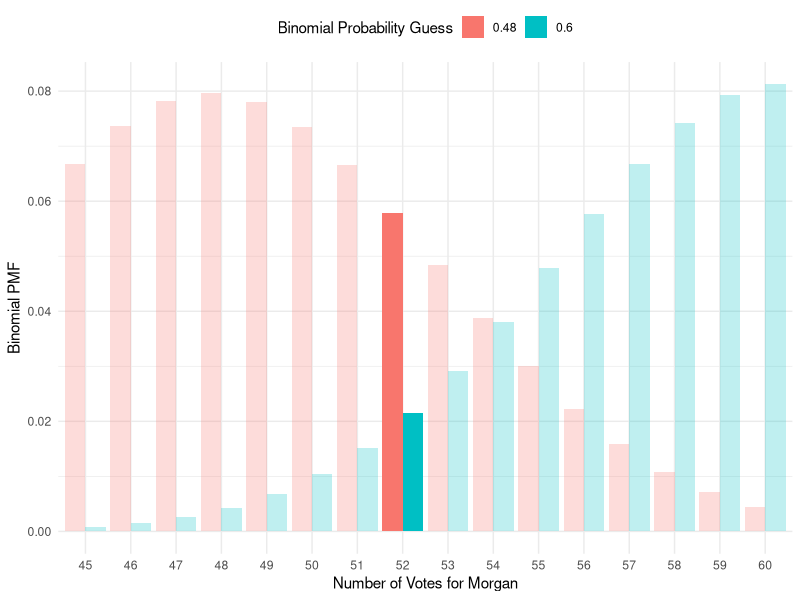
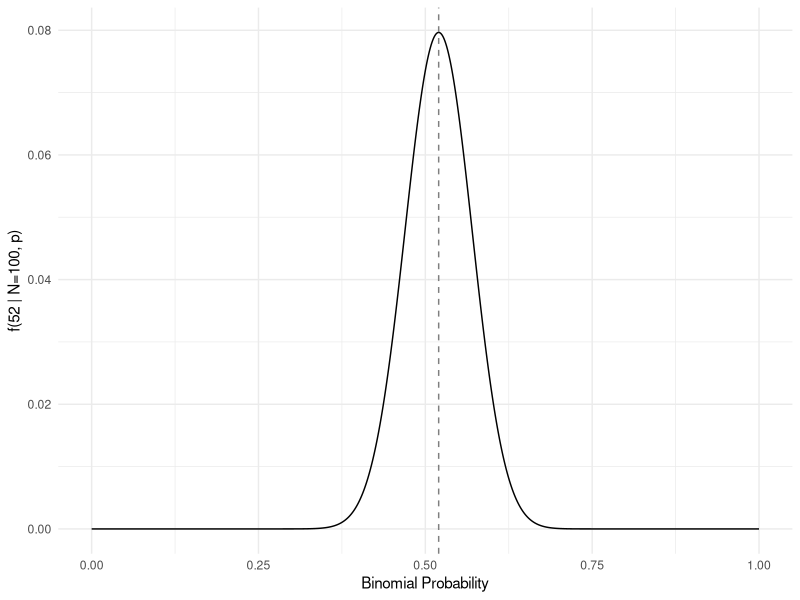
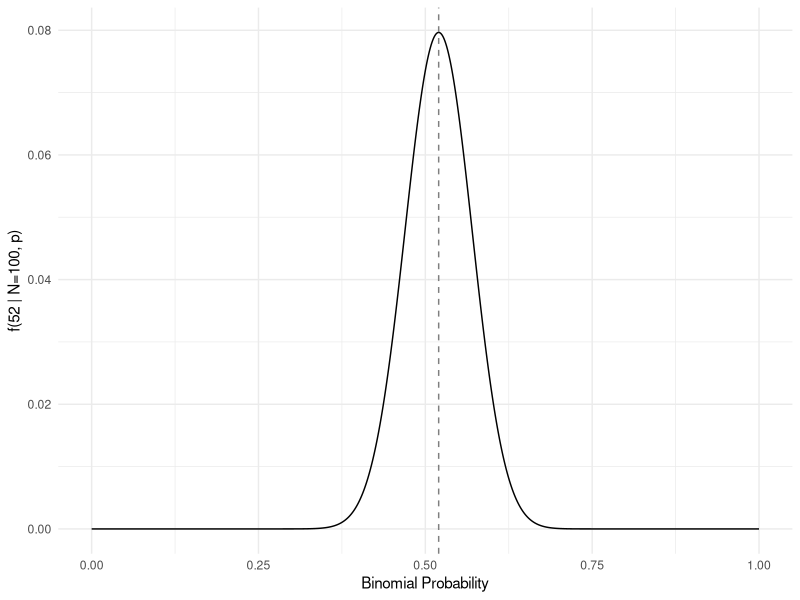
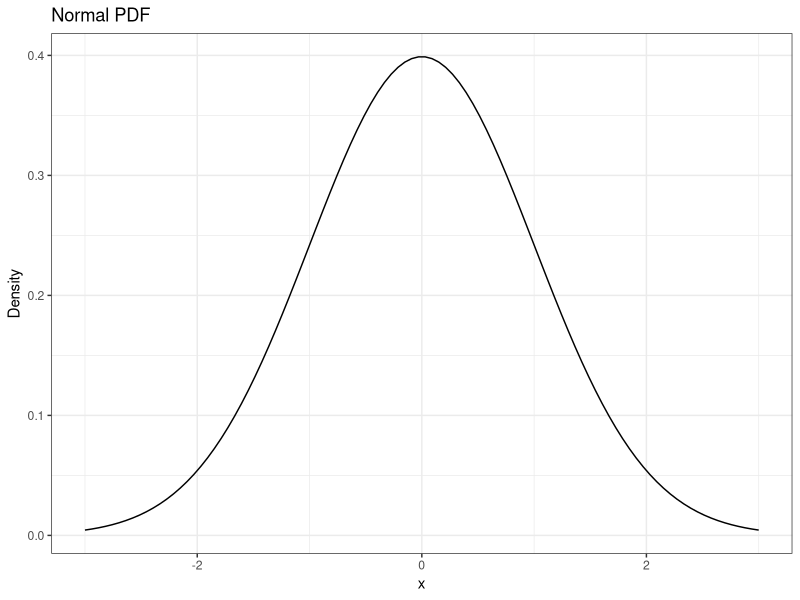
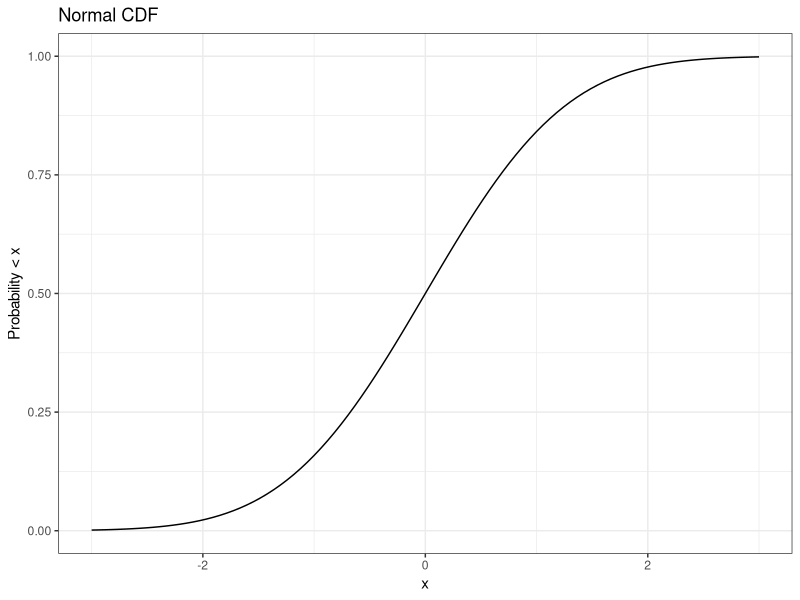
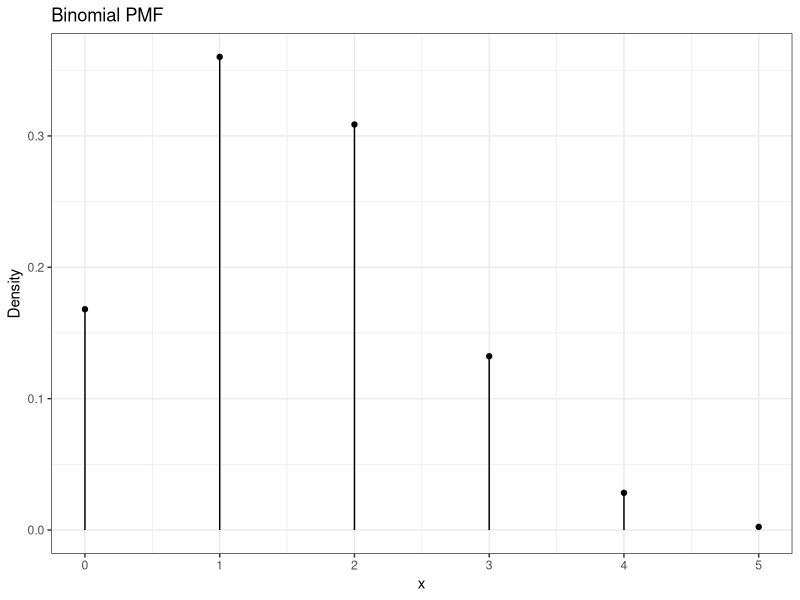
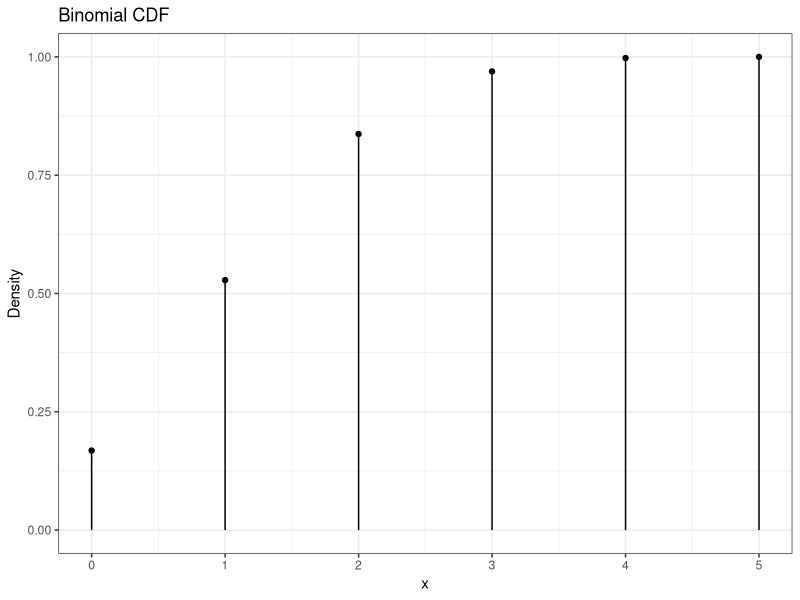
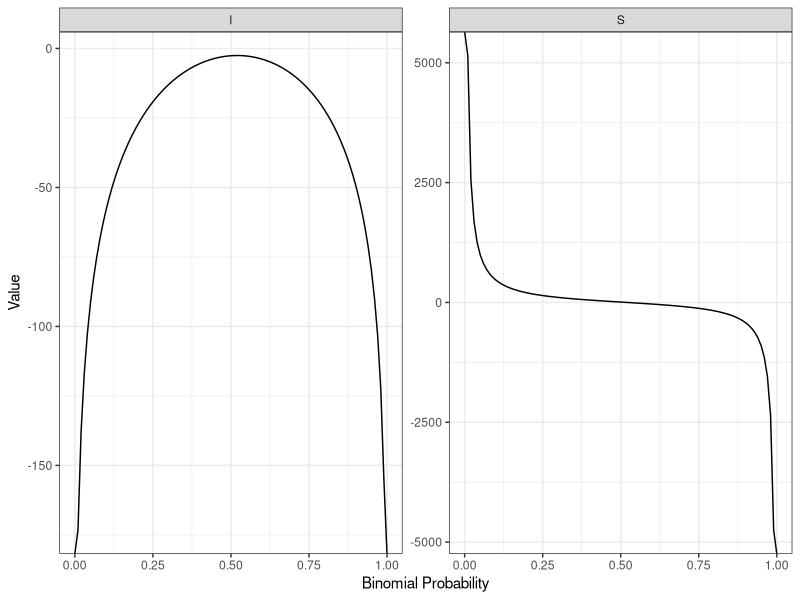

The R source for these figures, in order:
# Lecture 1: Maximum Likelihood Estimation
# R code accompanying the London mayoral election / binomial MLE example

library(car)
library(tibble)
library(ggplot2)
library(xtable)
library(dplyr)
library(tidyr)
library(maxLik)

## ---------------------------------------------------------------------------------------------
## P(N^M >= 52 | N=100, p=.5): probability of a result this favorable to Morgan (or more),
## if the race were truly split 50/50 -- "at least as extreme as the one we found"
pbinom(51, 100, .5, lower.tail=FALSE)


## ----echo=FALSE, fig.height=4, fig.width=10, out.width="75%", fig.align="center"--------------
## Compare two candidate guesses for p (.48 vs .6): which one makes the observed
## count of 52 more probable? (highlighted bar shows x = 52 for both candidates)
tibble(x=rep(45:60, 2),
       p = rep(c(.48, .6), each=16),
       f = dbinom(x, 100, p)) |>
  mutate(bright = ifelse(x == 52, "Yes", "No"),
         x = as.factor(x)) |>
  ggplot(aes(x=x, y=f, fill=as.factor(p), alpha=bright)) +
  geom_bar(stat="identity", position="dodge") +
  theme_minimal() +
  scale_alpha_manual(values=c(.25, 1)) +
  guides(alpha="none") +
  labs(x="Number of Votes for Morgan", y="Binomial PMF",
       fill = "Binomial Probability Guess") +
  theme(legend.position = "top")



## ----echo=FALSE, include=TRUE, out.width="90%", fig.align="center"----------------------------
## Now sweep over ALL possible values of p: this curve -- the binomial PMF evaluated
## at the observed count (52) as a function of p -- is the likelihood function.
## Its peak (dashed line) sits at p = .52, the sample proportion.
tibble(p = seq(0,1, by=.001),
       f = dbinom(52, 100, p)) |>
  ggplot(aes(x=p, y=f)) +
  geom_line() +
  theme_minimal() +
  geom_vline(xintercept=.52, color="gray50", linetype="dashed") +
  labs(x="Binomial Probability", y="f(52 | N=100, p)")



## ----echo=FALSE, include=TRUE, out.width="90%", fig.align="center"----------------------------
## Same plot, shown again on the slide after revealing "we just did maximum likelihood estimation!"
tibble(p = seq(0,1, by=.001),
       f = dbinom(52, 100, p)) |>
  ggplot(aes(x=p, y=f)) +
  geom_line() +
  theme_minimal() +
  geom_vline(xintercept=.52, color="gray50", linetype="dashed") +
  labs(x="Binomial Probability", y="f(52 | N=100, p)")



## ----normal_pdf, echo=FALSE, fig.width=6, fig.height=6, fig.align="center"--------------------
## Standard normal PDF
s <- seq(-3, 3, length=100)
p <- dnorm(s, 0, 1)
df <- data.frame(s = s, p = p)
ggplot(df, aes(x=s, y=p)) + geom_line() + theme_bw() + labs(x="x", y="Density")  + ggtitle("Normal PDF")


## ----normal_cdf, echo=FALSE, fig.width=6, fig.height=6, fig.align="center"--------------------
## Standard normal CDF
s <- seq(-3, 3, length=100)
p <- pnorm(s, 0, 1)
df <- data.frame(s = s, p = p)
ggplot(df, aes(x=s, y=p)) + geom_line() + theme_bw() + labs(x="x", y="Probability < x")  + ggtitle("Normal CDF")


## ----binomial_pmf, echo=FALSE, fig.width=6, fig.height=6, out.width="80%", fig.align="center"----
## Binomial PMF, n=5, p=.3 -- illustrates a discrete distribution
s <- 0:5
p <- dbinom(s, 5, .3)
df <- data.frame(s = s, p = p)
ggplot(df, aes(x=s, y=p, xend = s, yend=0)) + geom_point() + geom_segment() + theme_bw() + labs(x="x", y="Density")  + ggtitle("Binomial PMF")


## ----binomial_cdf, echo=FALSE, fig.width=6, fig.height=6, out.width="80%", fig.align="center"----
## Binomial CDF, n=5, p=.3
s <- 0:5
p <- pbinom(s, 5, .3)
df <- data.frame(s = s, p = p)
ggplot(df, aes(x=s, y=p, xend = s, yend=0)) + geom_point() + geom_segment() + theme_bw() + labs(x="x", y="Density") + ggtitle("Binomial CDF")


## ----echo=FALSE, include=TRUE, fig.width=8, fig.height=4, out.width="90%", fig.align="center"----
## Log-likelihood (l) and score (S) functions of p, given 52 successes out of 100.
## The score crosses zero exactly where the log-likelihood peaks (p = .52).
tibble(p = seq(0,1, by=.01),
      l = dbinom(52, 100, p, log=TRUE),
      S = 52/p - (100-52)/(1-p)) |>
  pivot_longer(l:S, names_to = "fn", values_to = "val") |>
  ggplot(aes(x=p, y=val)) +
  geom_line() +
  facet_wrap(~fn, ncol=2, scales="free_y") +
  theme_bw() +
  labs(x="Binomial Probability", y="Value")


## ---------------------------------------------------------------------------------------------
## Log-likelihood function for a single binomial probability p, given data x out of n trials
llfun <- function(par, x, n=100){
    p <- dbinom(x, n, par[1], log=TRUE)
    sum(p)
}
## Numerically find the MLE of p for x=52, n=100 (should match k/n = .52 below)
out <- maxLik(llfun, start=.5, x=52)
summary(out)



## ---------------------------------------------------------------------------------------------
# k/n: closed-form MLE
52/100

# sqrt([p(1-p)]/n): closed-form standard error, using p-hat in place of the unknown p

sqrt((.52*(1-.52))/100)


## ---------------------------------------------------------------------------------------------
## Same proportion (520/1000 = .52) but 10x the sample size --
## same point estimate, smaller standard error (see the SE calc above vs. the summary here)
out <- maxLik(llfun, start=.5, x=520, n=1000)
summary(out)


## ----lln, echo=FALSE, fig.height=6, fig.width=6, out.width="100%", fig.align="center"---------
## Compare the log-likelihood curves for n=100 vs n=1000: same peak location (p=.52),
## but the n=1000 curve is much more peaked -- more information, lower sampling variance
s <- seq(0.01, .99, length=250)
p1 <- dbinom(52, 100, s, log=TRUE)
p2 <- dbinom(520, 1000, s, log=TRUE)

df <- data.frame(p=c(s, s), ll = c(p1, p2), n = factor(rep(c(100, 1000), each=250), labels=c("n=100", "n=1000")))
ggplot(df, aes(x=p, y=ll, colour=n)) + geom_line() + theme_bw() + labs(x = "p", y = "Log-likelihood", colour="") + theme(legend.position = "top")


## ---------------------------------------------------------------------------------------------
## What if renters and owners have different probabilities of voting for Morgan?
## Log-likelihood allowing a separate p for each group (par is a vector: one p per group)
llfun2 <- function(par, x, n){
  l <- dbinom(x, n, par, log=TRUE)
  sum(l)
}
## Fit the unrestricted (two-parameter) model: renter and owner estimated separately
out2 <- maxLik(llfun2,
               start=c(renter=.5, owner=.5),
               x=c(20, 32), n=c(30, 70))

summary(out2)


## ----echo=TRUE----------------------------------------------------------------------------------
## Restricted model: renters and owners share a single common probability (par[1] used for both)
llfun1 <- function(par, x, n){
   l <- dbinom(x, n, c(par[1],par[1]), log=TRUE)
   sum(l)
}
out1 <- maxLik(llfun1, x=c(20,32), start=c(both = .5), n = c(30,70))

## Likelihood ratio test: does letting renters and owners differ improve the fit
## enough to justify the extra parameter?
lmtest::lrtest(out1, out2)
